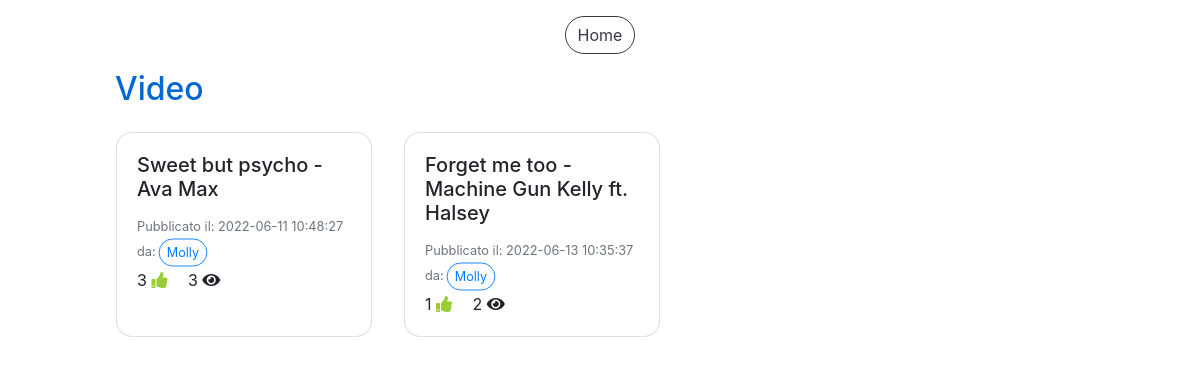
The app's page /video_piaciuti.php (signed in), older data.
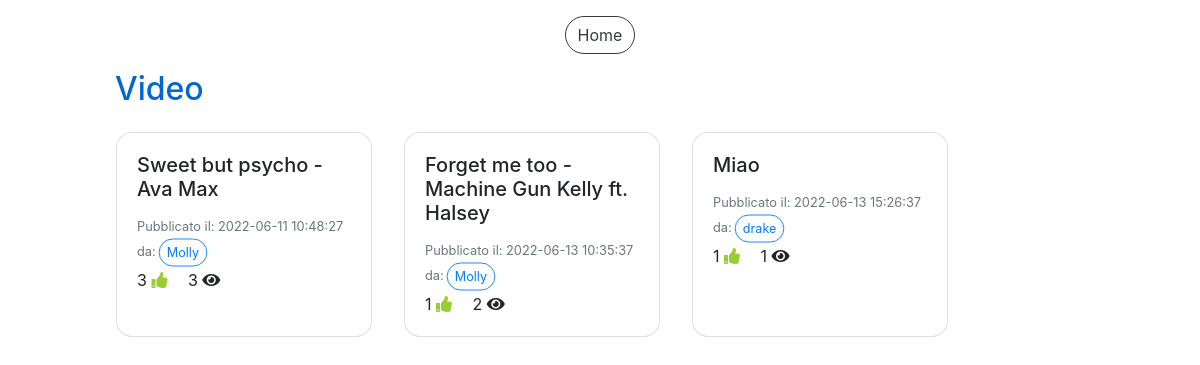
The same page, newer data.
### tables this page shows
CREATE TABLE `video` (
  `IdVideo` int(11) NOT NULL,
  `Titolo` varchar(100) NOT NULL,
  `SorgenteVideo` varchar(300) NOT NULL,
  `DataPubblicazione` datetime NOT NULL DEFAULT current_timestamp(),
  `NumeroLike` int(11) NOT NULL DEFAULT 0,
  `NumeroVisualizzazioni` int(11) NOT NULL DEFAULT 0,
  `IdAccount` int(11) NOT NULL
);

CREATE TABLE `accounts` (
  `IdAccount` int(11) NOT NULL,
  `Username` varchar(40) NOT NULL,
  `Mail` varchar(40) NOT NULL,
  `Password` varchar(100) NOT NULL,
  `Canale` tinyint(1) NOT NULL,
  `NumeroIscritti` int(11) DEFAULT NULL
);

### video_piaciuti.php (the view, shortened to what this page needs)
<!DOCTYPE html>
<html>
<head>
  <link rel="stylesheet" href="css/style.css">
  <link rel="stylesheet" href="css/custom_style.css">
</head>
<body>
  <?php
    include("db.php");
  ?>
  <div class="container-fluid pt-3">
    <div class="row justify-content-center">
      <button type="button" class="btn btn-outline-dark" onclick="location.href='home.php'">Home</button>
    </div>
    <div class="row justify-content-center">
      <div class="col-10">
        <h2 class="titleText mt-3">Video</h2>
        <div id="cronologia" class="row">
        <?php
          $sql="SELECT * FROM Playlists WHERE IdAccount=? AND TipoPlaylist=?";
          $query=$db->prepare($sql);
          $dati=array($_SESSION["loginID"], 2);
          $query->execute($dati);
          $ris=$query->fetchAll();
          foreach($ris as $row) {
            $idLikes=$row["IdPlaylist"];
          }
          $sql="SELECT * FROM Video v JOIN Accounts a ON v.IdAccount=a.IdAccount WHERE IdVideo IN (SELECT IdVideo FROM Composizioni_playlists WHERE IdPlaylist=?)";
          $query=$db->prepare($sql);
          $dati=array($idLikes);
          $query->execute($dati);
          $ris=$query->fetchAll();
          foreach($ris as $row) {
            $sql="SELECT * FROM Video v, Visualizzazioni vis, Accounts a WHERE v.IdVideo=vis.IdVideo AND a.IdAccount=vis.IdAccount AND vis.IdAccount=? AND vis.IdVideo=?";
            $query=$db->prepare($sql);
            $dati=array($_SESSION["loginID"], $row["IdVideo"]);
            $query->execute($dati);
            $risVis=$query->fetchAll();
            $tempoVis=-1;
            $creator=$row["Username"];
            foreach($risVis as $vis) {
              $tempoVis=$vis["TempoVisualizzazione"];
            }
            echo '<div class="card card-video m-3" style="width: 16rem;">
                    <div class="card-body card-video" onclick="cardOnClick(\''. $row["IdVideo"] .'\',\''. $row["Titolo"] .'\',\''. $row["SorgenteVideo"] .'\',\''. $tempoVis .'\',\''. $creator .'\')">
                      <h5 class="card-title card-video">'. $row["Titolo"] .'</h5>
                      <p class="card-text card-video">
                        <small class="text-muted">Pubblicato il: '. $row["DataPubblicazione"] .'<br>da:<button type="button" class="btn btn-outline-primary btn-sm mini">'. $creator .'</button></small><br>
                        '. $row["NumeroLike"] .' <i class="fa fa-thumbs-up mr-3"></i>
                        '. $row["NumeroVisualizzazioni"] .' <i class="fa fa-eye"></i>
                      </p>
                    </div>
                  </div>';
          }
        ?>
        </div>
      </div>
    </div>
  </div>
</body>
</html>

Row changes from the older to the newer data that the page shows:
now on this page (row edited): video: Titolo "Miao", DataPubblicazione "2022-06-13 15:26:37", IdAccount.Username "drake", NumeroLike "1", NumeroVisualizzazioni "1"
